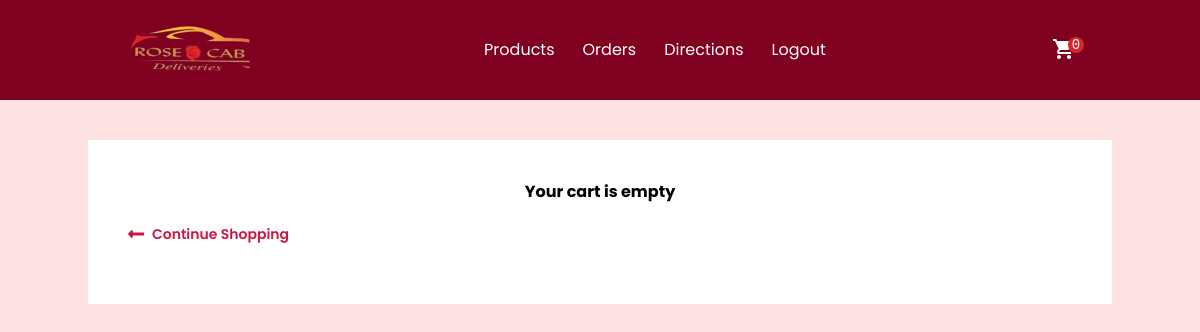
The app's page /cart/ (signed in), older data.
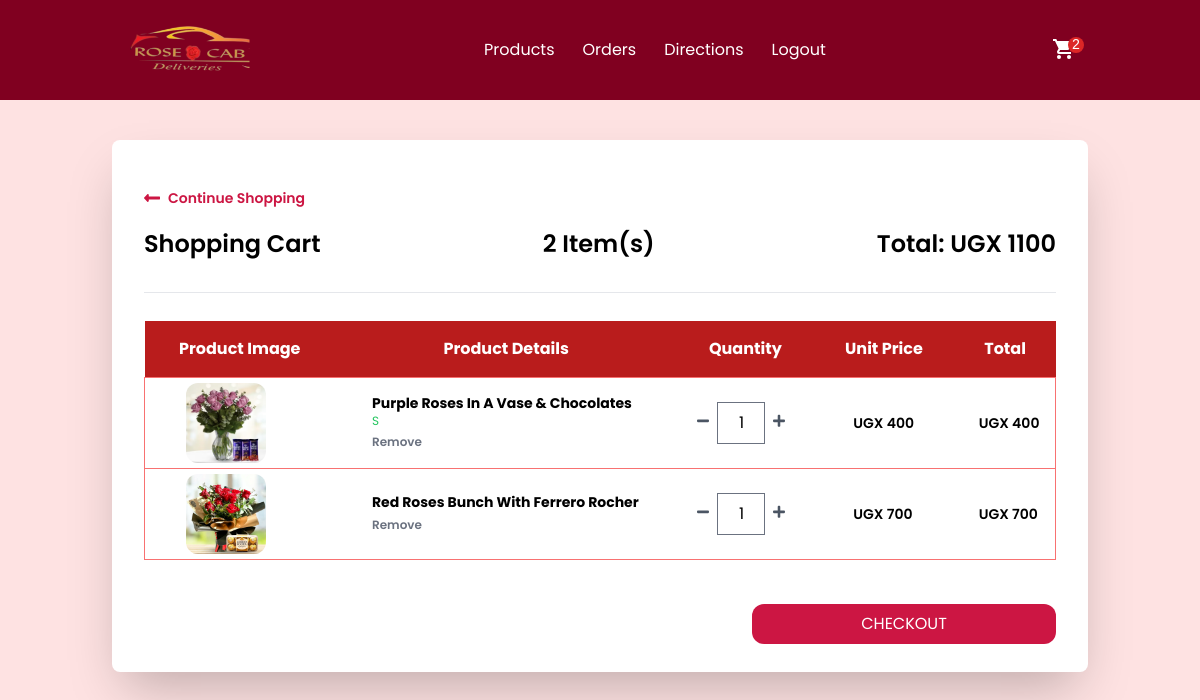
The same page, newer data.
### order/models.py (models this page shows, shortened)
class Order(models.Model):
    PAYMENT_CHOICES = (("cash", "cash"), ("online", "online"))
    DELIVERY_CHOICES = (("delivery", "delivery"), ("carryout", "carryout"))
    transaction_id = models.UUIDField(
        primary_key=True, default=uuid.uuid4, editable=True
    )
    customer = models.ForeignKey(Customer, on_delete=models.CASCADE)
    STATUS =(
        ('Pending','Pending'),
        ('Order Confirmed','Order Confirmed'),
        ('Out for Delivery','Out for Delivery'),
        ('Delivered','Delivered'),
    )
    status=models.CharField(max_length=50,null=True,choices=STATUS,default='Pending')
    date_ordered = models.DateTimeField(auto_now_add=True)
    date_modified = models.DateTimeField(auto_now=True)
    complete = models.BooleanField(default=False)
    date_completed = models.DateTimeField(null=True, blank=True)
    paid = models.BooleanField(default=False)
    payment_method = models.CharField(max_length=10, choices=PAYMENT_CHOICES)
    delivery_method = models.CharField(max_length=10, choices=DELIVERY_CHOICES)
    shipping = models.ForeignKey(
        "ShippingAddress", on_delete=models.SET_NULL, blank=True, null=True
    )
    pickup = models.ForeignKey(
        "PickUpDetail", on_delete=models.SET_NULL, blank=True, null=True
    )
    coupon = models.ForeignKey(
        "Coupon", on_delete=models.SET_NULL, blank=True, null=True
    )
    email = models.EmailField(max_length=70, null=True, blank=True)
    phone = models.CharField(max_length=20, null=True, blank=True)
    @property
    def get_cart_subtotal(self):
        order_items = self.orderitem_set.all()
        total = sum([item.get_total for item in order_items])
        return total
    get_cart_subtotal.fget.short_description = "Subtotal"
    @property
    def get_cart_total(self):
        total = self.get_cart_subtotal
        if self.coupon:
            total = total - self.get_coupon_value
        return total
    get_cart_total.fget.short_description = "Total"
    @property
    def get_cart_items(self):
        order_items = self.orderitem_set.all()
        total = sum([item.quantity for item in order_items])
        return total
    get_cart_items.fget.short_description = "# Items"
    @property
    def get_coupon_value(self):
        if self.coupon:
            if self.coupon.discount_type == "Percent":
                coupon_value = round(
                    self.get_cart_subtotal * self.coupon.discount_amount / 100, 2
                )
            else:
                coupon_value = self.coupon.discount_amount
        else:
            coupon_value = None
        return coupon_value
    get_coupon_value.fget.short_description = "Coupon"

class OrderItem(models.Model):
    product = models.ForeignKey(Product, on_delete=models.CASCADE)
    order = models.ForeignKey(Order, on_delete=models.CASCADE)
    variation = models.ForeignKey(
        ProductVariant, on_delete=models.SET_NULL, blank=True, null=True
    )
    quantity = models.IntegerField(default=0)
    date_added = models.DateTimeField(auto_now_add=True)
    @property
    def get_total(self):
        if self.product.has_variants:
            total = self.variation.price * self.quantity
        else:
            total = self.product.price * self.quantity
        return total
    get_total.fget.short_description = "Total"
    def image_tag(self):
        return mark_safe(
            f'<img src="{self.product.image.url}" width="100" height="100" />'
        )
    image_tag.short_description = "Image"

### store/models.py (models this page shows, shortened)
class Product(models.Model):
    id = models.UUIDField(primary_key=True, default=uuid.uuid4, editable=False)
    name = models.CharField(max_length=100)
    price = models.DecimalField(max_digits=15, decimal_places=0, blank=True, null=True)
    desc = models.TextField(max_length=500, blank=True, null=True)
    image = models.ImageField(blank=True, upload_to="images")
    created_at = models.DateField(auto_now_add=True)
    updated_at = models.DateField(auto_now=True)
    product_category = models.ForeignKey(
        "Category", on_delete=models.CASCADE, null=True, blank=True
    )
    class Meta:
        ordering = ("product_category",)
    def image_tag(self):  # pragma: no cover
        if self.image:
            return mark_safe(f'<img src="{self.image.url}" width="100" height="100" />')
    image_tag.short_description = "Image"
    @property
    def has_variants(self):
        if self.productvariant_set.count() > 0:
            return True
        else:
            return False

class ProductVariant(models.Model):
    title = models.CharField(max_length=100, blank=True, null=True)
    product = models.ForeignKey(Product, on_delete=models.CASCADE)
    size = models.ForeignKey(Size, on_delete=models.CASCADE)
    price = models.DecimalField(max_digits=15, decimal_places=0)

class Size(models.Model):
    name = models.CharField(max_length=20, blank=True, null=True, unique=True)

### order/views.py (the view)
# urls.py: path("cart/", views.cart, name="cart"),
def cart(request):
    try:
        customer = get_customer_or_guest(request)
    except:
        return redirect("store:products")
    customer_order = Order.objects.filter(customer=customer, complete=False)
    if customer_order.exists():
        customer_items = OrderItem.objects.filter(order_id__in=customer_order).order_by(
            "product__name", "-variation__size"
        )
        customer_order = customer_order[0]
    else:
        customer_order, customer_items = None, None
    context = {
        "order": customer_order,
        "items": customer_items,
    }
    return render(request, "order/cart.html", context)

### order/views.py (called while the page is built)
def get_customer_or_guest(request):
    if request.user.is_authenticated:
        customer = request.user.customer
    else:
        customer, created = Customer.objects.get_or_create(
            device=request.COOKIES["device"]
        )
    return customer

### store/context_processors.py (called while the page is built, shortened)
def get_cart_quantity(request):
    if request.user.is_authenticated:
        try:
            customer = request.user.customer
        except:
            number_of_items = 0
    try:
        customer_order = Order.objects.filter(customer=customer, complete=False)[0]
        number_of_items = customer_order.get_cart_items
    except:
        number_of_items = 0
    return {"cart_quantity": number_of_items}

### templates/order/cart.html (shortened to what the changed rows need)
{% extends "store/navbar.html" %}
{%load static%}
  {% block content %}
  {% if not items %}
  <div class="container mx-auto mt-10">
    <div class="w-full bg-white p-10 text-center">
      <h2 class="font-bold">Your cart is empty</h2>
      <div>
        <a id="links" href="{% url 'store:products' %}" class="flex font-semibold text-sm my-5 w-1/4">
          <svg class="fill-current mr-2 w-4" viewBox="0 0 448 512">
            <path
              d="M134.059 296H436c6.627 0 12-5.373 12-12v-56c0-6.627-5.373-12-12-12H134.059v-46.059c0-21.382-25.851-32.09-40.971-16.971L7.029 239.029c-9.373 9.373-9.373 24.569 0 33.941l86.059 86.059c15.119 15.119 40.971 4.411 40.971-16.971V296z" />
          </svg>
          Continue Shopping
        </a>
      </div>
    </div>
  </div>
  {% else %}
  <div class="container mx-auto mt-10">
    <div class="sm:px-6 w-full">
      <div class="bg-white shadow-2xl rounded-lg py-4 md:py-7 px-4 md:px-8 xl:px-10">
        <div class="flex justify-start">
          <a id="links" href="{% url 'store:products' %}" class="flex font-semibold text-sm my-5 w-1/4">
            <svg class="fill-current mr-2 w-4" viewBox="0 0 448 512">
              <path
                d="M134.059 296H436c6.627 0 12-5.373 12-12v-56c0-6.627-5.373-12-12-12H134.059v-46.059c0-21.382-25.851-32.09-40.971-16.971L7.029 239.029c-9.373 9.373-9.373 24.569 0 33.941l86.059 86.059c15.119 15.119 40.971 4.411 40.971-16.971V296z" />
            </svg>
            Continue Shopping
          </a>
        </div>
        <div class="md:flex-col flex-row items-center justify-between">
          <div class="flex flex-col sm:flex-row items-center justify-between border-b pb-8">
            <div>
              <h1 class="font-semibold text-2xl">Shopping Cart</h1>
            </div>
            <div class="md:ml-4 mt-4 md:mt-0">
              <h2 class="font-semibold text-2xl">{{order.get_cart_items}} Item(s)</h2>
            </div>
            <div class="md:ml-4 mt-4 md:mt-0">
              <h2 class="font-semibold text-2xl">Total: UGX&nbsp;{{order.get_cart_subtotal|floatformat:0}}</h2>
            </div>
          </div>
        </div>
        <div class="mt-7 overflow-x-auto">
          <table class="w-full shadow whitespace-nowrap">
            <thead
              class="border-b border-neutral-200 bg-red-700 font-medium dark:border-white/10 dark:text-neutral-800">
              <tr class="text-white">
                <th scope="col" class=" px-6 py-4">Product Image</th>
                <th scope="col" class=" px-6 py-4">Product Details</th>
                <th scope="col" class=" px-6 py-4">Quantity</th>
                <th scope="col" class=" px-6 py-4">Unit Price</th>
                <th scope="col" class=" px-6 py-4">Total</th>
              </tr>
            </thead>
            <tbody>
              {% for item in items %}
              <tr tabindex="0" class="focus:outline-none h-16 border border-red-400 hover:bg-red-50 rounded-md">
                <td>
                  <div class="ml-10 mt-1 mb-1 ">
                    <div class="w-20">
                      <img class="h-20 rounded-xl" src="{{item.product.image.url}}" alt="" />
                    </div>
                  </div>
                </td>
                <td class="">
                  <div class="flex items-center pl-5">
                    <div class="flex flex-col justify-between ml-4 flex-grow">
                      <span class="font-bold text-sm">{{ item.product.name|title }}</span>
                      <span class="text-green-500 text-xs">{{item.variation.size.name}}</span>
                      <form action="{% url 'order:remove-from-cart' item.id %}" method="post">
                        <button type="submit" class="font-semibold hover:text-red-500 text-gray-500 text-xs">
                          Remove
                        </button>
                      </form>
                    </div>
                  </div>
                </td>
                <td class="pl-5">
                  <div class="flex items-center">
                    <form action="{% url 'order:reduce-product-quantity' item.pk %}" method="post">
                      <button type="submit">
                        <svg class="fill-current text-gray-600 w-3" viewBox="0 0 448 512">
                          <path
                            d="M416 208H32c-17.67 0-32 14.33-32 32v32c0 17.67 14.33 32 32 32h384c17.67 0 32-14.33 32-32v-32c0-17.67-14.33-32-32-32z" />
                        </svg>
                      </button>
                    </form>
                    <input class="quantity mx-2 border text-center w-12" type="number" value="{{item.quantity}}" min="1"
                      oninput="validity.valid||(value='');" id="{{item.pk}}" />
                    <form action="{% url 'order:increase-product-quantity' item.pk %}" method="post">
                      <button type="submit">
                      </button>
                    </form>
                  </div>
                </td>
                <td class="pl-10">
                  <h1 class="text-center w-1/5 font-semibold text-sm">
                    UGX&nbsp;{% firstof item.variation.price item.product.price|floatformat:0 %}
                  </h1>
                </td>
                <td class="pl-6">
                  <span class="text-center w-1/5 font-semibold text-sm">UGX&nbsp;{{item.get_total|floatformat:0}}</span>
                </td>
              </tr>
              {% endfor %}
            </tbody>
          </table>
        </div>
        <br>
        <div class="mt-5">
          <form action="{% url 'order:checkout' %}" method="POST">
            <button id="add-cart-btn"
              type="submit"
              class="rounded-xl w-1/3 py-2 mt-2 uppercase flex items-center justify-center ml-auto"
            >
              Checkout
            </button>
          </form>
        </div>
      </div>
    </div>
  </div>
  {% endif %}
  {% endblock %}

Row changes from the older to the newer data that the page shows:
added Order: get_cart_items "2", get_cart_subtotal "1100"
added OrderItem: product.image (picture), product.name "Purple Roses In A Vase & Chocolates", variation.size.name "S", quantity "1", variation.price "400", get_total "400"
added OrderItem: product.image (picture), product.name "Red Roses Bunch With Ferrero Rocher", quantity "1", variation+product "700", get_total "700"
Text that changed along with them:
{{ cart_quantity }}: "0" → "2"
text no longer shown: "Your cart is empty"
text now shown: "Shopping Cart Item(s) Total: UGX Product Image Product Details Quantity Unit Price Total CHECKOUT"
